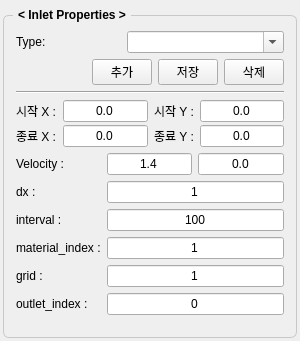
<?xml version="1.0" encoding="UTF-8"?>
<ui version="4.0">
 <class>InletForm</class>
 <widget class="QWidget" name="InletForm">
  <property name="geometry">
   <rect>
    <x>0</x>
    <y>0</y>
    <width>300</width>
    <height>341</height>
   </rect>
  </property>
  <property name="sizePolicy">
   <sizepolicy hsizetype="Preferred" vsizetype="Preferred">
    <horstretch>0</horstretch>
    <verstretch>0</verstretch>
   </sizepolicy>
  </property>
  <property name="font">
   <font>
    <pointsize>9</pointsize>
   </font>
  </property>
  <property name="windowTitle">
   <string>Form</string>
  </property>
  <layout class="QVBoxLayout" name="verticalLayout">
   <property name="leftMargin">
    <number>3</number>
   </property>
   <property name="topMargin">
    <number>6</number>
   </property>
   <property name="rightMargin">
    <number>3</number>
   </property>
   <property name="bottomMargin">
    <number>3</number>
   </property>
   <item>
    <widget class="QGroupBox" name="groupBox_4">
     <property name="maximumSize">
      <size>
       <width>16777215</width>
       <height>16777215</height>
      </size>
     </property>
     <property name="font">
      <font>
       <pointsize>9</pointsize>
       <bold>true</bold>
      </font>
     </property>
     <property name="styleSheet">
      <string notr="true">QGroupBox {
    border: 1px solid;
    border-radius: 6;
    margin-top: 9;
    border-color : #c8c8c8;
	padding: 3;   
}
QGroupBox::title {
    subcontrol-origin: margin;
    subcontrol-position: top left;
    left: 10;
    padding: 2 3;
}</string>
     </property>
     <property name="title">
      <string>&lt; Inlet Properties &gt;</string>
     </property>
     <layout class="QVBoxLayout" name="verticalLayout_5">
      <property name="spacing">
       <number>6</number>
      </property>
      <property name="leftMargin">
       <number>9</number>
      </property>
      <property name="topMargin">
       <number>12</number>
      </property>
      <property name="rightMargin">
       <number>9</number>
      </property>
      <item>
       <layout class="QHBoxLayout" name="horizontalLayout_11" stretch="2,3">
        <item>
         <widget class="QLabel" name="label_16">
          <property name="font">
           <font>
            <pointsize>9</pointsize>
           </font>
          </property>
          <property name="text">
           <string>Type:</string>
          </property>
         </widget>
        </item>
        <item>
         <widget class="QComboBox" name="comboBox_name">
          <property name="font">
           <font>
            <pointsize>9</pointsize>
           </font>
          </property>
          <property name="editable">
           <bool>true</bool>
          </property>
          <property name="maxVisibleItems">
           <number>10</number>
          </property>
         </widget>
        </item>
       </layout>
      </item>
      <item>
       <layout class="QHBoxLayout" name="horizontalLayout_12" stretch="1,0,0,0">
        <property name="leftMargin">
         <number>0</number>
        </property>
        <property name="topMargin">
         <number>0</number>
        </property>
        <item>
         <spacer name="horizontalSpacer_3">
          <property name="font">
           <font>
            <pointsize>9</pointsize>
           </font>
          </property>
          <property name="orientation">
           <enum>Qt::Orientation::Horizontal</enum>
          </property>
          <property name="sizeHint" stdset="0">
           <size>
            <width>40</width>
            <height>0</height>
           </size>
          </property>
         </spacer>
        </item>
        <item>
         <widget class="QPushButton" name="pushButton_add">
          <property name="sizePolicy">
           <sizepolicy hsizetype="Minimum" vsizetype="Fixed">
            <horstretch>0</horstretch>
            <verstretch>0</verstretch>
           </sizepolicy>
          </property>
          <property name="maximumSize">
           <size>
            <width>60</width>
            <height>16777215</height>
           </size>
          </property>
          <property name="font">
           <font>
            <pointsize>9</pointsize>
           </font>
          </property>
          <property name="text">
           <string>추가</string>
          </property>
         </widget>
        </item>
        <item>
         <widget class="QPushButton" name="pushButton_save">
          <property name="maximumSize">
           <size>
            <width>60</width>
            <height>16777215</height>
           </size>
          </property>
          <property name="font">
           <font>
            <pointsize>9</pointsize>
           </font>
          </property>
          <property name="text">
           <string>저장</string>
          </property>
         </widget>
        </item>
        <item>
         <widget class="QPushButton" name="pushButton_remove">
          <property name="maximumSize">
           <size>
            <width>60</width>
            <height>16777215</height>
           </size>
          </property>
          <property name="font">
           <font>
            <pointsize>9</pointsize>
           </font>
          </property>
          <property name="text">
           <string>삭제</string>
          </property>
         </widget>
        </item>
       </layout>
      </item>
      <item>
       <widget class="Line" name="line_3">
        <property name="font">
         <font>
          <pointsize>9</pointsize>
         </font>
        </property>
        <property name="orientation">
         <enum>Qt::Orientation::Horizontal</enum>
        </property>
       </widget>
      </item>
      <item>
       <layout class="QHBoxLayout" name="horizontalLayout_2">
        <item>
         <layout class="QGridLayout" name="gridLayout" columnstretch="0,1,0,1">
          <property name="verticalSpacing">
           <number>3</number>
          </property>
          <item row="1" column="0">
           <widget class="QLabel" name="label_11">
            <property name="font">
             <font>
              <pointsize>9</pointsize>
             </font>
            </property>
            <property name="text">
             <string>종료 X :</string>
            </property>
           </widget>
          </item>
          <item row="1" column="3">
           <widget class="QLineEdit" name="lineEdit_p2_y">
            <property name="maximumSize">
             <size>
              <width>100</width>
              <height>16777215</height>
             </size>
            </property>
            <property name="font">
             <font>
              <pointsize>9</pointsize>
             </font>
            </property>
            <property name="text">
             <string>0.0</string>
            </property>
            <property name="alignment">
             <set>Qt::AlignmentFlag::AlignCenter</set>
            </property>
           </widget>
          </item>
          <item row="1" column="1">
           <widget class="QLineEdit" name="lineEdit_p2_x">
            <property name="maximumSize">
             <size>
              <width>100</width>
              <height>16777215</height>
             </size>
            </property>
            <property name="font">
             <font>
              <pointsize>9</pointsize>
             </font>
            </property>
            <property name="text">
             <string>0.0</string>
            </property>
            <property name="alignment">
             <set>Qt::AlignmentFlag::AlignCenter</set>
            </property>
           </widget>
          </item>
          <item row="0" column="0">
           <widget class="QLabel" name="label_9">
            <property name="font">
             <font>
              <pointsize>9</pointsize>
             </font>
            </property>
            <property name="text">
             <string>시작 X :</string>
            </property>
           </widget>
          </item>
          <item row="0" column="3">
           <widget class="QLineEdit" name="lineEdit_p1_y">
            <property name="maximumSize">
             <size>
              <width>100</width>
              <height>16777215</height>
             </size>
            </property>
            <property name="font">
             <font>
              <pointsize>9</pointsize>
             </font>
            </property>
            <property name="text">
             <string>0.0</string>
            </property>
            <property name="alignment">
             <set>Qt::AlignmentFlag::AlignCenter</set>
            </property>
           </widget>
          </item>
          <item row="1" column="2">
           <widget class="QLabel" name="label_12">
            <property name="font">
             <font>
              <pointsize>9</pointsize>
             </font>
            </property>
            <property name="text">
             <string>종료 Y :</string>
            </property>
           </widget>
          </item>
          <item row="0" column="1">
           <widget class="QLineEdit" name="lineEdit_p1_x">
            <property name="maximumSize">
             <size>
              <width>100</width>
              <height>16777215</height>
             </size>
            </property>
            <property name="font">
             <font>
              <pointsize>9</pointsize>
             </font>
            </property>
            <property name="text">
             <string>0.0</string>
            </property>
            <property name="alignment">
             <set>Qt::AlignmentFlag::AlignCenter</set>
            </property>
           </widget>
          </item>
          <item row="0" column="2">
           <widget class="QLabel" name="label_10">
            <property name="font">
             <font>
              <pointsize>9</pointsize>
             </font>
            </property>
            <property name="text">
             <string>시작 Y :</string>
            </property>
           </widget>
          </item>
         </layout>
        </item>
       </layout>
      </item>
      <item>
       <layout class="QFormLayout" name="formLayout">
        <property name="topMargin">
         <number>0</number>
        </property>
        <item row="0" column="0">
         <widget class="QLabel" name="label_21">
          <property name="font">
           <font>
            <pointsize>9</pointsize>
           </font>
          </property>
          <property name="text">
           <string>Velocity :</string>
          </property>
          <property name="alignment">
           <set>Qt::AlignmentFlag::AlignCenter</set>
          </property>
         </widget>
        </item>
        <item row="0" column="1">
         <layout class="QHBoxLayout" name="horizontalLayout_17" stretch="0,0">
          <property name="leftMargin">
           <number>0</number>
          </property>
          <item>
           <widget class="QLineEdit" name="lineEdit_vel_x">
            <property name="maximumSize">
             <size>
              <width>16777215</width>
              <height>16777215</height>
             </size>
            </property>
            <property name="font">
             <font>
              <pointsize>9</pointsize>
             </font>
            </property>
            <property name="text">
             <string>1.4</string>
            </property>
            <property name="alignment">
             <set>Qt::AlignmentFlag::AlignCenter</set>
            </property>
           </widget>
          </item>
          <item>
           <widget class="QLineEdit" name="lineEdit_vel_y">
            <property name="maximumSize">
             <size>
              <width>16777215</width>
              <height>16777215</height>
             </size>
            </property>
            <property name="font">
             <font>
              <pointsize>9</pointsize>
             </font>
            </property>
            <property name="text">
             <string>0.0</string>
            </property>
            <property name="alignment">
             <set>Qt::AlignmentFlag::AlignCenter</set>
            </property>
           </widget>
          </item>
         </layout>
        </item>
        <item row="1" column="0">
         <widget class="QLabel" name="label_15">
          <property name="font">
           <font>
            <pointsize>9</pointsize>
           </font>
          </property>
          <property name="text">
           <string>dx :</string>
          </property>
         </widget>
        </item>
        <item row="1" column="1">
         <widget class="QLineEdit" name="lineEdit_dx">
          <property name="maximumSize">
           <size>
            <width>16777215</width>
            <height>16777215</height>
           </size>
          </property>
          <property name="font">
           <font>
            <pointsize>9</pointsize>
           </font>
          </property>
          <property name="text">
           <string>1</string>
          </property>
          <property name="alignment">
           <set>Qt::AlignmentFlag::AlignCenter</set>
          </property>
         </widget>
        </item>
        <item row="2" column="0">
         <widget class="QLabel" name="label_13">
          <property name="font">
           <font>
            <pointsize>9</pointsize>
           </font>
          </property>
          <property name="text">
           <string>interval :</string>
          </property>
         </widget>
        </item>
        <item row="2" column="1">
         <widget class="QLineEdit" name="lineEdit_interval">
          <property name="maximumSize">
           <size>
            <width>16777215</width>
            <height>16777215</height>
           </size>
          </property>
          <property name="font">
           <font>
            <pointsize>9</pointsize>
           </font>
          </property>
          <property name="text">
           <string>100</string>
          </property>
          <property name="alignment">
           <set>Qt::AlignmentFlag::AlignCenter</set>
          </property>
         </widget>
        </item>
        <item row="3" column="0">
         <widget class="QLabel" name="label_14">
          <property name="font">
           <font>
            <pointsize>9</pointsize>
           </font>
          </property>
          <property name="text">
           <string>material_index :</string>
          </property>
         </widget>
        </item>
        <item row="3" column="1">
         <widget class="QLineEdit" name="lineEdit_material_index">
          <property name="maximumSize">
           <size>
            <width>16777215</width>
            <height>16777215</height>
           </size>
          </property>
          <property name="font">
           <font>
            <pointsize>9</pointsize>
           </font>
          </property>
          <property name="text">
           <string>1</string>
          </property>
          <property name="alignment">
           <set>Qt::AlignmentFlag::AlignCenter</set>
          </property>
         </widget>
        </item>
        <item row="4" column="0">
         <widget class="QLabel" name="label_17">
          <property name="font">
           <font>
            <pointsize>9</pointsize>
           </font>
          </property>
          <property name="text">
           <string>grid :</string>
          </property>
         </widget>
        </item>
        <item row="4" column="1">
         <widget class="QLineEdit" name="lineEdit_grid">
          <property name="maximumSize">
           <size>
            <width>16777215</width>
            <height>16777215</height>
           </size>
          </property>
          <property name="font">
           <font>
            <pointsize>9</pointsize>
           </font>
          </property>
          <property name="text">
           <string>1</string>
          </property>
          <property name="alignment">
           <set>Qt::AlignmentFlag::AlignCenter</set>
          </property>
         </widget>
        </item>
        <item row="5" column="0">
         <widget class="QLabel" name="label_18">
          <property name="font">
           <font>
            <pointsize>9</pointsize>
           </font>
          </property>
          <property name="text">
           <string>outlet_index :</string>
          </property>
         </widget>
        </item>
        <item row="5" column="1">
         <widget class="QLineEdit" name="lineEdit_outlet_index">
          <property name="maximumSize">
           <size>
            <width>16777215</width>
            <height>16777215</height>
           </size>
          </property>
          <property name="font">
           <font>
            <pointsize>9</pointsize>
           </font>
          </property>
          <property name="text">
           <string>0</string>
          </property>
          <property name="alignment">
           <set>Qt::AlignmentFlag::AlignCenter</set>
          </property>
         </widget>
        </item>
       </layout>
      </item>
     </layout>
    </widget>
   </item>
  </layout>
 </widget>
 <tabstops>
  <tabstop>comboBox_name</tabstop>
  <tabstop>pushButton_add</tabstop>
  <tabstop>pushButton_save</tabstop>
  <tabstop>pushButton_remove</tabstop>
  <tabstop>lineEdit_p1_x</tabstop>
  <tabstop>lineEdit_p1_y</tabstop>
  <tabstop>lineEdit_p2_x</tabstop>
  <tabstop>lineEdit_p2_y</tabstop>
  <tabstop>lineEdit_vel_x</tabstop>
  <tabstop>lineEdit_vel_y</tabstop>
 </tabstops>
 <resources/>
 <connections/>
</ui>
